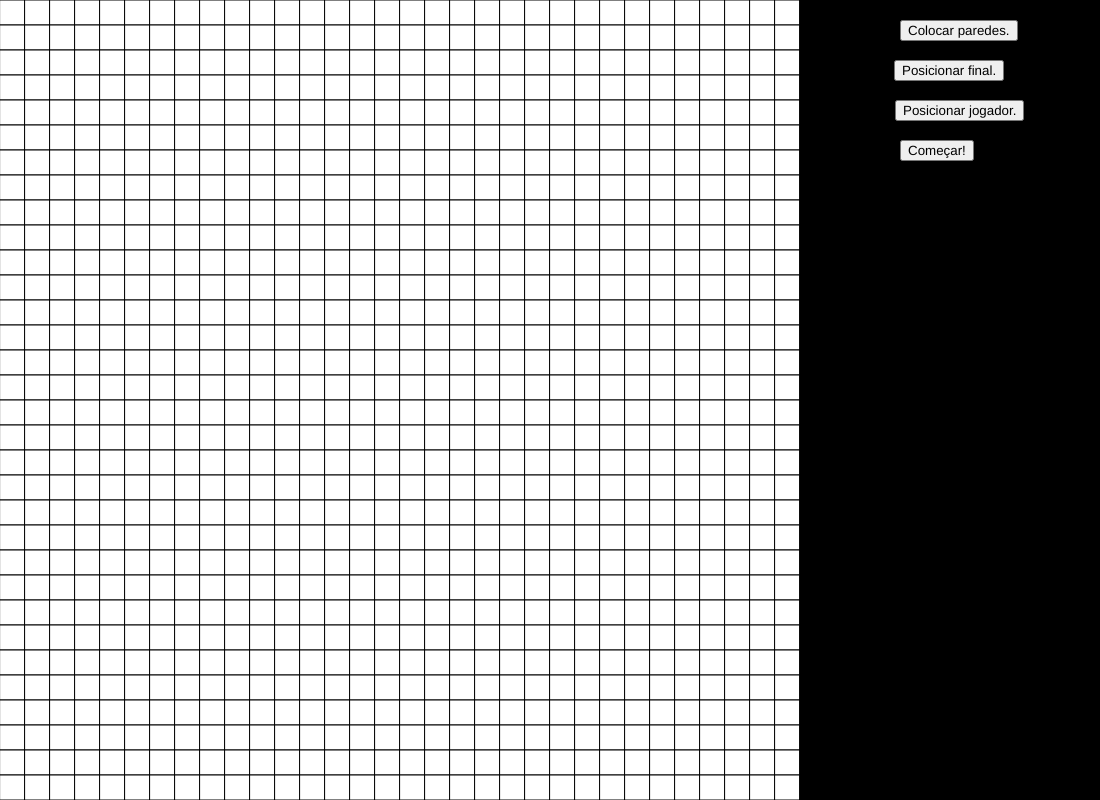
Frame 1 (no input)
Frame 60 (no input): identical to frame 1, image omitted
Frame 120 (the mouse pressed at the canvas centre since frame 60): identical to frame 1, image omitted

The p5.js sketch that drew this single still picture (run headless with seeded random() and noise() and a simulated clock; from frame 60 on, the mouse is pressed at the canvas centre):

// p5.js sketch
// ── sketch.js
const MAP_WIDTH = 800;
const MAP_HEIGHT = 800;
const TILE_SIZE = 25;

const SIDE_BAR_WIDTH = 300;

//Tile = 0 --> Chão vazio
//Tile = 1 --> Parede simples
var mapTiles = new Array(MAP_WIDTH / TILE_SIZE);

//Edit mode = 0 --> Null cursor mode
//Edit mode = 1 --> Colocar paredes
//Edit mode = 2 --> Colocar waypoint
//Edit mode = 3 --> Colocar robô
var editMode = 0;

var finalPosition = null;
var playerPosition = null;
var aPos = null;

function countOpenedNodes() {
  var count = 0;
  mapTiles.forEach((tileLine, indexX) => {
    tileLine.forEach((tile, indexY) => {
      if (tile.type == 0 || tile.type == 2) {
        count += 1;
      }
    });
  });
  return count;
}

function searchNodeWLowestEstimate() {
  var lower = null;
  var count = 0;
  mapTiles.forEach((tileLine, indexX) => {
    tileLine.forEach((tile, indexY) => {
      count += 1;
      if (
        lower == null &&
        tile.estimate != -1 &&
        tile.opened == true &&
        tile.type != 1
      ) {
        aPos = { x: indexX, y: indexY };
        lower = tile.estimate;
      } else if (
        tile.estimate != -1 &&
        tile.estimate < lower &&
        tile.opened == true &&
        tile.type != 1
      ) {
        aPos = { x: indexX, y: indexY };
        lower = tile.estimate;
      }
    });
  });
}

function run() {
  beginDijkstra();
  showPath(finalPosition);
}

function showPath(position) {
  if (position != null) {
    if (
      mapTiles[position[0]][position[1]].type != 3 &&
      mapTiles[position[0]][position[1]].type != 2
    ) {
      mapTiles[position[0]][position[1]].type = 10;
    }
    if (mapTiles[position[0]][position[1]].predecessor != null) {
      showPath([
        mapTiles[position[0]][position[1]].predecessor.x,
        mapTiles[position[0]][position[1]].predecessor.y,
      ]);
    }
  }
}

function beginDijkstra() {
  var openedNodes = countOpenedNodes();
  while (openedNodes > 0) {
    searchNodeWLowestEstimate();
    mapTiles[aPos.x][aPos.y].opened = false;
    openedNodes -= 1;
    if (aPos != null) {
      if (
        aPos.x < mapTiles.length - 1 &&
        mapTiles[aPos.x + 1][aPos.y].estimate == -1 &&
        mapTiles[aPos.x + 1][aPos.y].type != 1
      ) {
        mapTiles[aPos.x + 1][aPos.y].estimate =
          mapTiles[aPos.x][aPos.y].estimate + 1;
        mapTiles[aPos.x + 1][aPos.y].predecessor = {
          x: aPos.x,
          y: aPos.y,
        };
      }

      if (
        aPos.x > 0 &&
        mapTiles[aPos.x - 1][aPos.y].estimate == -1 &&
        mapTiles[aPos.x - 1][aPos.y].type != 1
      ) {
        mapTiles[aPos.x - 1][aPos.y].estimate =
          mapTiles[aPos.x][aPos.y].estimate + 1;
        mapTiles[aPos.x - 1][aPos.y].predecessor = {
          x: aPos.x,
          y: aPos.y,
        };
      }

      if (
        aPos.y < mapTiles.length - 1 &&
        mapTiles[aPos.x][aPos.y + 1].estimate == -1 &&
        mapTiles[aPos.x][aPos.y + 1].type != 1
      ) {
        mapTiles[aPos.x][aPos.y + 1].estimate =
          mapTiles[aPos.x][aPos.y].estimate + 1;
        mapTiles[aPos.x][aPos.y + 1].predecessor = {
          x: aPos.x,
          y: aPos.y,
        };
      }

      if (
        aPos.y > 0 &&
        mapTiles[aPos.x][aPos.y - 1].estimate == -1 &&
        mapTiles[aPos.x][aPos.y - 1].type != 1
      ) {
        mapTiles[aPos.x][aPos.y - 1].estimate =
          mapTiles[aPos.x][aPos.y].estimate + 1;
        mapTiles[aPos.x][aPos.y - 1].predecessor = {
          x: aPos.x,
          y: aPos.y,
        };
      }
      // ------------------------------------------------------- //

      if (
        aPos.x < mapTiles.length - 1 &&
        mapTiles[aPos.x][aPos.y].estimate + 1 <
          mapTiles[aPos.x + 1][aPos.y].estimate &&
        mapTiles[aPos.x + 1][aPos.y].type != 1
      ) {
        mapTiles[aPos.x + 1][aPos.y].estimate =
          mapTiles[aPos.x][aPos.y].estimate + 1;
        mapTiles[aPos.x + 1][aPos.y].predecessor = {
          x: aPos.x,
          y: aPos.y,
        };
      }

      if (
        aPos.x > 0 &&
        mapTiles[aPos.x][aPos.y].estimate + 1 <
          mapTiles[aPos.x - 1][aPos.y].estimate &&
        mapTiles[aPos.x - 1][aPos.y].type != 1
      ) {
        mapTiles[aPos.x - 1][aPos.y].estimate =
          mapTiles[aPos.x][aPos.y].estimate + 1;
        mapTiles[aPos.x - 1][aPos.y].predecessor = {
          x: aPos.x,
          y: aPos.y,
        };
      }

      if (
        aPos.y < mapTiles.length - 1 &&
        mapTiles[aPos.x][aPos.y].estimate + 1 <
          mapTiles[aPos.x][aPos.y + 1].estimate &&
        mapTiles[aPos.x][aPos.y + 1].type != 1
      ) {
        mapTiles[aPos.x][aPos.y + 1].estimate =
          mapTiles[aPos.x][aPos.y].estimate + 1;
        mapTiles[aPos.x][aPos.y + 1].predecessor = {
          x: aPos.x,
          y: aPos.y,
        };
      }

      if (
        aPos.y > 0 &&
        mapTiles[aPos.x][aPos.y].estimate + 1 <
          mapTiles[aPos.x][aPos.y - 1].estimate &&
        mapTiles[aPos.x][aPos.y - 1].type != 1
      ) {
        mapTiles[aPos.x][aPos.y - 1].estimate =
          mapTiles[aPos.x][aPos.y].estimate + 1;
        mapTiles[aPos.x][aPos.y - 1].predecessor = {
          x: aPos.x,
          y: aPos.y,
        };
      }
    }
    //console.log(openedNodes);
  }
  showPath();
}

function wallMode() {
  editMode = 1;
}

function waypointMode() {
  editMode = 2;
}

function playerMode() {
  editMode = 3;
}

function createEditModeButtons() {
  wallButton = createButton("Colocar paredes.");
  wallButton.position(900, 20);
  wallButton.mousePressed(wallMode);

  waypointButton = createButton("Posicionar final.");
  waypointButton.position(894, 60);
  waypointButton.mousePressed(waypointMode);

  playerButton = createButton("Posicionar jogador.");
  playerButton.position(895, 100);
  playerButton.mousePressed(playerMode);

  dijkstraButton = createButton("Começar!");
  dijkstraButton.position(900, 140);
  dijkstraButton.mousePressed(run);
}

//Estimate = -1 --> Estimativa infinita
function createTile(predecessor, estimate, type) {
  return {
    predecessor: predecessor,
    estimate: estimate,
    opened: true,
    type: type,
  };
}

function setup() {
  createCanvas(MAP_WIDTH + SIDE_BAR_WIDTH, MAP_HEIGHT);
  for (let i = 0; i < mapTiles.length; i++) {
    mapTiles[i] = new Array(MAP_HEIGHT / TILE_SIZE);
  }

  for (let x = 0; x < mapTiles.length; x++) {
    for (let y = 0; y < mapTiles[0].length; y++) {
      mapTiles[x][y] = createTile(null, -1, 0);
    }
  }

  createEditModeButtons();
}

function renderSideBar() {
  fill(0, 0, 0);
  rect(MAP_WIDTH, 0, SIDE_BAR_WIDTH, MAP_HEIGHT);
}

function renderTileMap() {
  mapTiles.forEach((tileLine, indexX) => {
    tileLine.forEach((tile, indexY) => {
      if (tile.type == 0) {
        stroke("black");
        fill(255, 255, 255);
        rect(indexX * TILE_SIZE, indexY * TILE_SIZE, TILE_SIZE, TILE_SIZE);
      } else if (tile.type == 1) {
        stroke("red");
        fill(255, 0, 0);
        rect(indexX * TILE_SIZE, indexY * TILE_SIZE, TILE_SIZE, TILE_SIZE);
      } else if (tile.type == 2) {
        stroke("green");
        fill(0, 255, 0);
        rect(indexX * TILE_SIZE, indexY * TILE_SIZE, TILE_SIZE, TILE_SIZE);
      } else if (tile.type == 3) {
        stroke("blue");
        fill(0, 0, 255);
        rect(indexX * TILE_SIZE, indexY * TILE_SIZE, TILE_SIZE, TILE_SIZE);
      } else if (tile.type == 10) {
        stroke("orange");
        fill(255, 255, 255);
        rect(indexX * TILE_SIZE, indexY * TILE_SIZE, TILE_SIZE, TILE_SIZE);
      }
    });
  });
}

function checkTileHover() {
  if (editMode === 1) {
    tileX = Math.ceil(mouseX / TILE_SIZE);
    tileY = Math.ceil(mouseY / TILE_SIZE);
    if (tileX < mapTiles.length && tileY < mapTiles[0].length) {
      fill(255, 0, 0);
      stroke("red");
      rect(
        (tileX - 1) * TILE_SIZE,
        (tileY - 1) * TILE_SIZE,
        TILE_SIZE,
        TILE_SIZE
      );
    }
  } else if (editMode === 2) {
    tileX = Math.ceil(mouseX / TILE_SIZE);
    tileY = Math.ceil(mouseY / TILE_SIZE);
    if (tileX < mapTiles.length && tileY < mapTiles[0].length) {
      fill(0, 255, 0);
      stroke("green");
      rect(
        (tileX - 1) * TILE_SIZE,
        (tileY - 1) * TILE_SIZE,
        TILE_SIZE,
        TILE_SIZE
      );
    }
  } else if (editMode === 3) {
    tileX = Math.ceil(mouseX / TILE_SIZE);
    tileY = Math.ceil(mouseY / TILE_SIZE);
    if (tileX < mapTiles.length && tileY < mapTiles[0].length) {
      fill(0, 0, 255);
      stroke("blue");
      rect(
        (tileX - 1) * TILE_SIZE,
        (tileY - 1) * TILE_SIZE,
        TILE_SIZE,
        TILE_SIZE
      );
    }
  }
}

function mouseClicked() {
  if (mouseButton === LEFT) {
    if (editMode === 1) {
      if (mouseX < MAP_WIDTH && mouseY < MAP_HEIGHT) {
        let x = Math.ceil(mouseX / TILE_SIZE);
        let y = Math.ceil(mouseY / TILE_SIZE);
        mapTiles[x - 1][y - 1].type = 1;
      }
    } else if (editMode === 2) {
      if (mouseX < MAP_WIDTH && mouseY < MAP_HEIGHT) {
        if (finalPosition != null) {
          mapTiles[finalPosition[0]][finalPosition[1]].type = 0;
        }
        let x = Math.ceil(mouseX / TILE_SIZE);
        let y = Math.ceil(mouseY / TILE_SIZE);
        mapTiles[x - 1][y - 1].type = 2;
        finalPosition = [x - 1, y - 1];
      }
    } else if (editMode === 3) {
      if (mouseX < MAP_WIDTH && mouseY < MAP_HEIGHT) {
        if (playerPosition != null) {
          mapTiles[playerPosition[0]][playerPosition[1]].type = 0;
          mapTiles[playerPosition[0]][playerPosition[1]].estimate = -1;
          mapTiles[playerPosition[0]][playerPosition[1]].opened = false;
        }
        let x = Math.ceil(mouseX / TILE_SIZE);
        let y = Math.ceil(mouseY / TILE_SIZE);
        mapTiles[x - 1][y - 1].type = 3;
        mapTiles[x - 1][y - 1].estimate = 0;
        mapTiles[x - 1][y - 1].opened = true;
        playerPosition = [x - 1, y - 1];
      }
    }
  }
}

function keyPressed() {
  //D = empty/delete tile
  if (keyCode == 68) {
    if (mouseX < MAP_WIDTH && mouseY < MAP_HEIGHT) {
      let x = Math.ceil(mouseX / TILE_SIZE);
      let y = Math.ceil(mouseY / TILE_SIZE);
      if (mapTiles[x - 1][y - 1].type == 2) {
        finalPosition = null;
      } else if (mapTiles[x - 1][y - 1].type == 3) {
        playerPosition = null;
      }
      mapTiles[x - 1][y - 1].type = 0;
    }
  }
}

function draw() {
  clear();
  renderTileMap();
  checkTileHover();
  renderSideBar();
}
